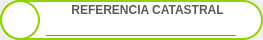
<?xml version="1.0" encoding="UTF-8"?>
<ui version="4.0">
 <class>Form</class>
 <widget class="QWidget" name="Form">
  <property name="geometry">
   <rect>
    <x>0</x>
    <y>0</y>
    <width>263</width>
    <height>40</height>
   </rect>
  </property>
  <property name="sizePolicy">
   <sizepolicy hsizetype="Fixed" vsizetype="Preferred">
    <horstretch>0</horstretch>
    <verstretch>0</verstretch>
   </sizepolicy>
  </property>
  <property name="windowTitle">
   <string>Form</string>
  </property>
  <layout class="QGridLayout" name="gridLayout">
   <property name="margin">
    <number>0</number>
   </property>
   <item row="0" column="0">
    <widget class="QLabel" name="fondo">
     <property name="sizePolicy">
      <sizepolicy hsizetype="Preferred" vsizetype="Preferred">
       <horstretch>0</horstretch>
       <verstretch>0</verstretch>
      </sizepolicy>
     </property>
     <property name="minimumSize">
      <size>
       <width>218</width>
       <height>40</height>
      </size>
     </property>
     <property name="maximumSize">
      <size>
       <width>16777215</width>
       <height>16677215</height>
      </size>
     </property>
     <property name="styleSheet">
      <string notr="true">QLabel#fondo {border: 2px solid rgb(143,212,0);
border-radius: 20px;
background-color: rgb(255,255,255);
 }</string>
     </property>
     <property name="text">
      <string/>
     </property>
     <property name="scaledContents">
      <bool>false</bool>
     </property>
     <property name="alignment">
      <set>Qt::AlignCenter</set>
     </property>
     <property name="margin">
      <number>0</number>
     </property>
     <property name="indent">
      <number>0</number>
     </property>
    </widget>
   </item>
  </layout>
  <widget class="QLabel" name="icono">
   <property name="geometry">
    <rect>
     <x>0</x>
     <y>0</y>
     <width>40</width>
     <height>40</height>
    </rect>
   </property>
   <property name="sizePolicy">
    <sizepolicy hsizetype="Preferred" vsizetype="Preferred">
     <horstretch>0</horstretch>
     <verstretch>0</verstretch>
    </sizepolicy>
   </property>
   <property name="minimumSize">
    <size>
     <width>40</width>
     <height>40</height>
    </size>
   </property>
   <property name="maximumSize">
    <size>
     <width>40</width>
     <height>40</height>
    </size>
   </property>
   <property name="styleSheet">
    <string notr="true">QLabel#icono { border: 2px solid rgb(143,212,0);
border-radius: 20px
}</string>
   </property>
   <property name="text">
    <string/>
   </property>
   <property name="pixmap">
    <pixmap resource="rsc/ficheros.qrc">:/icons/25694.png</pixmap>
   </property>
   <property name="scaledContents">
    <bool>true</bool>
   </property>
   <property name="alignment">
    <set>Qt::AlignCenter</set>
   </property>
   <property name="margin">
    <number>6</number>
   </property>
  </widget>
  <widget class="QLineEdit" name="criterio">
   <property name="geometry">
    <rect>
     <x>46</x>
     <y>16</y>
     <width>190</width>
     <height>20</height>
    </rect>
   </property>
   <property name="sizePolicy">
    <sizepolicy hsizetype="Expanding" vsizetype="Fixed">
     <horstretch>0</horstretch>
     <verstretch>0</verstretch>
    </sizepolicy>
   </property>
   <property name="minimumSize">
    <size>
     <width>151</width>
     <height>0</height>
    </size>
   </property>
   <property name="maximumSize">
    <size>
     <width>16777215</width>
     <height>16777215</height>
    </size>
   </property>
   <property name="acceptDrops">
    <bool>false</bool>
   </property>
   <property name="styleSheet">
    <string notr="true">QLineEdit#criterio { border: 0px;
border-bottom: 1px solid gray; }</string>
   </property>
  </widget>
  <widget class="QLabel" name="n_criterio">
   <property name="geometry">
    <rect>
     <x>47</x>
     <y>2</y>
     <width>201</width>
     <height>16</height>
    </rect>
   </property>
   <property name="sizePolicy">
    <sizepolicy hsizetype="Preferred" vsizetype="Preferred">
     <horstretch>0</horstretch>
     <verstretch>0</verstretch>
    </sizepolicy>
   </property>
   <property name="minimumSize">
    <size>
     <width>131</width>
     <height>16</height>
    </size>
   </property>
   <property name="maximumSize">
    <size>
     <width>1666666</width>
     <height>1666666</height>
    </size>
   </property>
   <property name="font">
    <font>
     <family>Arial</family>
     <weight>75</weight>
     <bold>true</bold>
    </font>
   </property>
   <property name="styleSheet">
    <string notr="true">QLabel#n_criterio {
	color: rgb(90,90,90);
}</string>
   </property>
   <property name="text">
    <string>REFERENCIA CATASTRAL</string>
   </property>
   <property name="alignment">
    <set>Qt::AlignCenter</set>
   </property>
  </widget>
  <zorder>fondo</zorder>
  <zorder>icono</zorder>
  <zorder>criterio</zorder>
 </widget>
 <resources>
  <include location="rsc/ficheros.qrc"/>
 </resources>
 <connections/>
</ui>
